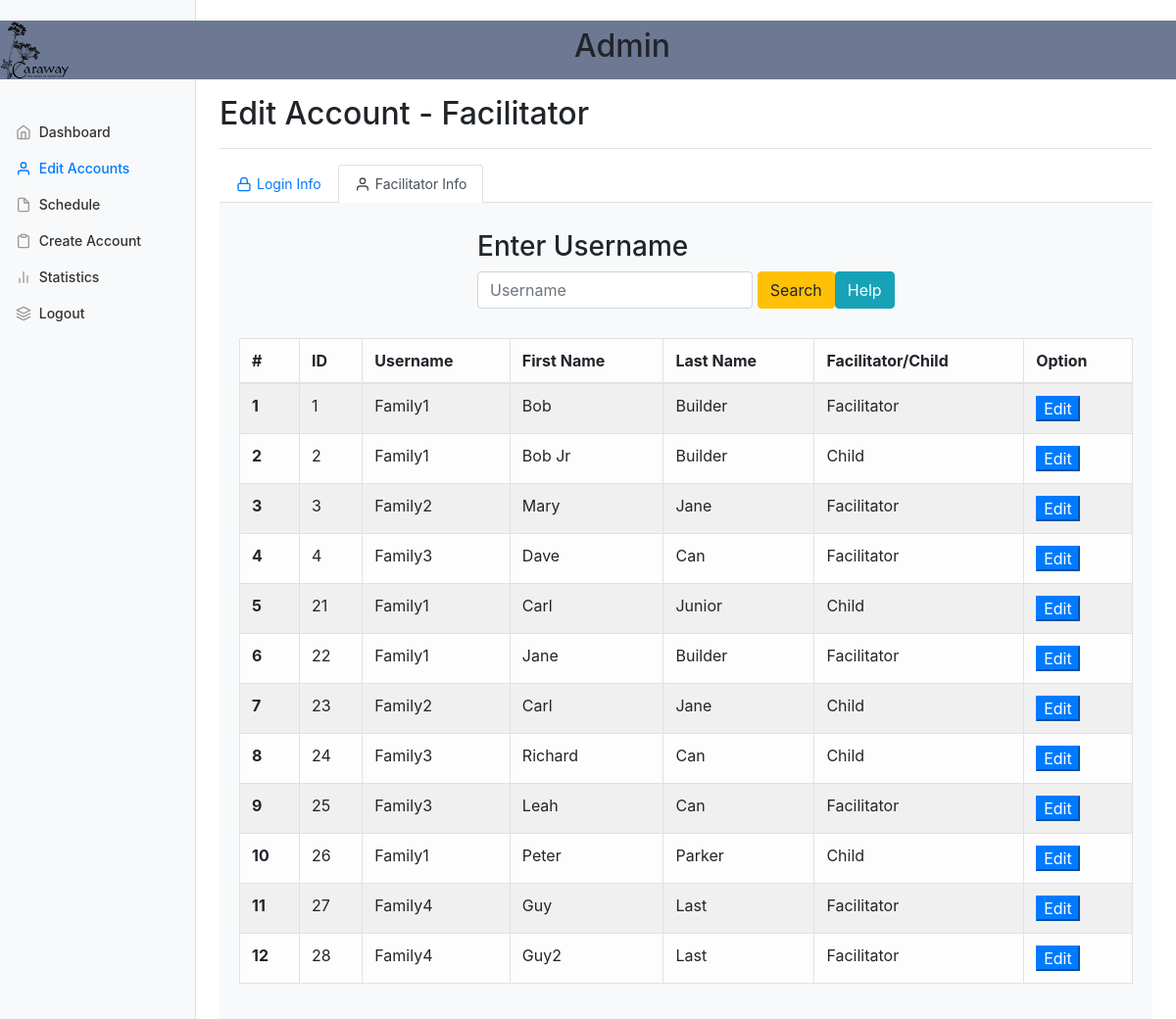
The app's page /admin-editaccount-Facilitator with its own data.
### tables this page shows
CREATE TABLE "users" (
	`ID`	INTEGER,
	`USERNAME`	TEXT,
	`FIRSTNAME`	TEXT,
	`LASTNAME`	TEXT,
	`FACILITATORCHILD`	TEXT,
	PRIMARY KEY(`ID`)
);

### flaskpython.py (the view)
@app.route('/admin-editaccount-Facilitator', methods=['GET', 'POST'])
def admin_editaccount_Facilitator():
    if request.method == "POST":
        if request.form["button"] == "search":
            username = request.form['username']
            acc = DB.searchAccount_Facilitator(username)
            return render_template('admin-editaccount-Facilitator.html', accounts = acc)
        elif request.form["button"] == "edit":
            username = request.form["edit_username"]
            acc = DB.searchAccount_Facilitator(username)
            return redirect(url_for("admin_editaccount_Facilitator_edit", username=username))
    elif request.method == "GET":
        acc = DB.searchAccount_Facilitator("")
        return render_template('admin-editaccount-Facilitator.html', accounts = acc)

### DB_Script.py (called while the page is built)
def searchAccount_Facilitator(username):
    global DB
    global cursor
    cursor.execute("SELECT * FROM users WHERE username LIKE ?", ('%'+username+'%',))
    entries = cursor.fetchall()
    return entries

### templates/admin-editaccount-Facilitator.html (shortened to what this page needs)
﻿<!DOCTYPE html>
<html lang="en">
<head>
	<link rel="stylesheet" href="http://maxcdn.bootstrapcdn.com/bootstrap/4.0.0/css/bootstrap.min.css"
>
	<link href="../static/css/adminpage.css" rel="stylesheet">
</head>
<body>
	<nav class="navbar  sticky-top navbar-light flex-md-nowrap p-0" style="background-color: #6D7993;">
		<img src="../static/img/car.png" width="70" height="60" alt="">
		<h2 class="">Admin</h2>
</nav>
<div class="container-fluid">
	<div class="row">
		<nav class="col-md-2 d-none d-md-block bg-light sidebar">
			<div class="sidebar-sticky">
				<ul class="nav flex-column">
					<li class="nav-item">
						<a class="nav-link" id="dash" href="adminpage">
							<span data-feather="home"></span>
							Dashboard
						</a>
					</li>
					<li class="nav-item">
						<a class="nav-link  active" href="admin-editaccount">
							<span data-feather="user"></span>
							Edit Accounts
						</a>
					</li>
					<li class="nav-item">
						<a class="nav-link" href="admin-schedule">
							<span data-feather="file"></span>
							Schedule
						</a>
					</li>
					<li class="nav-item">
						<a class="nav-link" href="admin-createaccount">
							<span data-feather="clipboard"></span>
							Create Account
						</a>
					</li>
					<li class="nav-item">
						<a class="nav-link" href="admin-statistics">
							<span data-feather="bar-chart-2"></span>
							Statistics
						</a>
					</li>
					<li class="nav-item" href="login">
						<a class="nav-link" href="login">
							<span data-feather="layers"></span>
							Logout
						</a>
					</li>
				</ul>
			</div>
		</nav>
	</div>
</div>
<main role="main" class="col-md-9 ml-sm-auto col-lg-10 pt-3 px-4">
	<div class="d-flex justify-content-between flex-wrap flex-md-nowrap align-items-center pb-2 mb-3 border-bottom">
		<h1 class="h2" id="name">Edit Account - Facilitator</h1>
	</div>
	<ul class="nav nav-tabs">
		<li class="nav-item">
			<a class="nav-link" href="admin-editaccount">
				<span data-feather="lock" style="margin-right: 5px"></span>Login Info</a>
			</li>
			<li class="nav-item">
				<a class="nav-link active" href="admin-editaccount-Facilitator">
					<span data-feather="user" style="margin-right: 5px"></span>Facilitator Info</a>
				</li>
			</ul>
			<div class="container bg-light" style="padding: 20px;" align="center">
				<form method="POST" , action="admin-editaccount-Facilitator">
					<div class="col-md-6">
						<h3 class="text-left">Enter Username</h3>
						<div class="form-row">
							<div class="form-group col-md-8">
								<input class="form-control" placeholder="Username" name="username">
							</div>
							<div class="form-group">
								<button name="button" value="search" class="btn btn-md btn-warning" type="submit">Search
								</button>
							</div>
							<div class="form-group">
								<button type="button" class="btn btn-info" data-toggle="tooltip" data-placement="right"
								title="E.g. 'bob mom red'">
								Help
							</button>
						</div>
					</div>
				</div>
			</form>
			<div class="form-group">
				<table class="table table-hover table-light table-bordered table-striped" id="myTable">
					<thead>
						<tr>
							<th scope="col">#</th>
							<th scope="col">ID</th>
							<th scope="col">Username</th>
							<th scope="col">First Name</th>
							<th scope="col">Last Name</th>
							<th scope="col">Facilitator/Child</th>
							<th scope="col">Option</th>
						</tr>
					</thead>
					<tbody>
						{% for account in accounts %}
						<form id="user_{{ account[0] }}" method="POST" , action="admin-editaccount-Facilitator">
							<tr>
								<th scope="row"> {{ loop.index }}</th>
								<td class="id_input">{{ account[0] }}</td>
								<td><input type="hidden" name="edit_username" value="{{ account[1] }}">{{ account[1] }}</td>
								<td class="first_input">{{ account[2] }}</td>
								<td class="last_input">{{ account[3] }}</td>
								<td class="type_input">{{ account[4] }}</td>
								<td>
									<button form="user_{{ account[0] }}" class="btn-primary" value="edit" name="button"
									type="submit">Edit
								</button>
							</td>
						</tr>
					</form>
					{% endfor %}
				</tbody>
			</table>
		</div>
	</div>
</main>
</body>
</html>

### static/css/adminpage.css (style rules this page uses)
body { font-size: .875rem; }
.feather { width: 16px; height: 16px; vertical-align: text-bottom; }
.sidebar { position: fixed; top: 0; bottom: 0; left: 0; z-index: 100; padding: 0; box-shadow: inset -1px 0 0 rgba(0, 0, 0, .1); }
.sidebar-sticky { position: -webkit-sticky; position: sticky; top: 60px; height: calc(100vh - 60px); padding-top: .5rem; overflow-x: hidden; overflow-y: auto; }
.sidebar .nav-link { font-weight: 500; color: #333; }
.sidebar .nav-link .feather { margin-right: 4px; color: #999; }
.sidebar .nav-link.active { color: #007bff; }
.sidebar .nav-link:hover .feather, .sidebar .nav-link.active .feather { color: inherit; }
.border-bottom { border-bottom: 1px solid #e5e5e5; }

### records on screen
users: ID "1", USERNAME "Family1", FIRSTNAME "Bob", LASTNAME "Builder", FACILITATORCHILD "Facilitator"
users: ID "2", USERNAME "Family1", FIRSTNAME "Bob Jr", LASTNAME "Builder", FACILITATORCHILD "Child"
users: ID "3", USERNAME "Family2", FIRSTNAME "Mary", LASTNAME "Jane", FACILITATORCHILD "Facilitator"
users: ID "4", USERNAME "Family3", FIRSTNAME "Dave", LASTNAME "Can", FACILITATORCHILD "Facilitator"
users: ID "21", USERNAME "Family1", FIRSTNAME "Carl", LASTNAME "Junior", FACILITATORCHILD "Child"
users: ID "22", USERNAME "Family1", FIRSTNAME "Jane", LASTNAME "Builder", FACILITATORCHILD "Facilitator"
users: ID "23", USERNAME "Family2", FIRSTNAME "Carl", LASTNAME "Jane", FACILITATORCHILD "Child"
users: ID "24", USERNAME "Family3", FIRSTNAME "Richard", LASTNAME "Can", FACILITATORCHILD "Child"
users: ID "25", USERNAME "Family3", FIRSTNAME "Leah", LASTNAME "Can", FACILITATORCHILD "Facilitator"
users: ID "26", USERNAME "Family1", FIRSTNAME "Peter", LASTNAME "Parker", FACILITATORCHILD "Child"
users: ID "27", USERNAME "Family4", FIRSTNAME "Guy", LASTNAME "Last", FACILITATORCHILD "Facilitator"
users: ID "28", USERNAME "Family4", FIRSTNAME "Guy2", LASTNAME "Last", FACILITATORCHILD "Facilitator"
